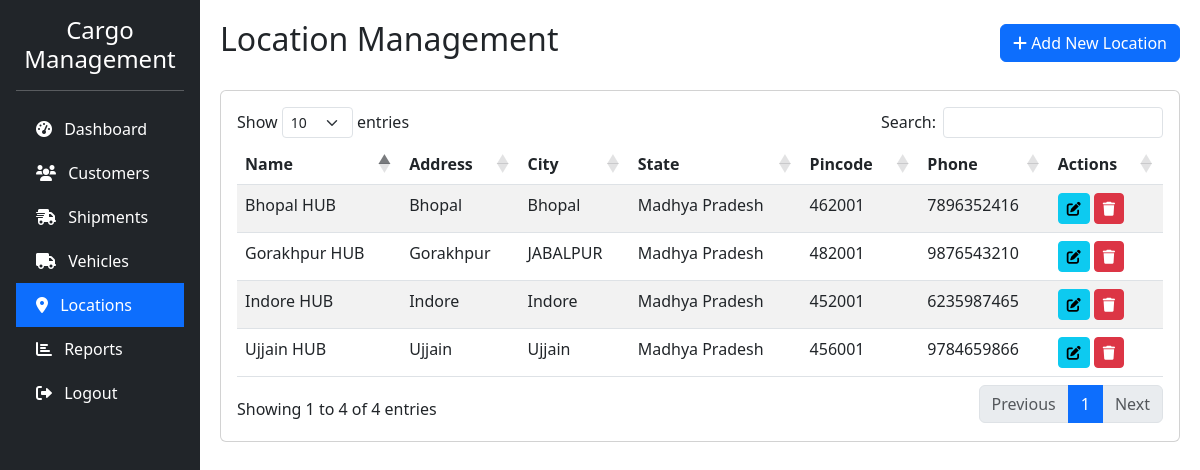
The page /admin/locations.php (signed in) on the database its author committed.
### tables this page shows
CREATE TABLE IF NOT EXISTS `locations` (
  `id` int NOT NULL AUTO_INCREMENT,
  `name` varchar(100) NOT NULL,
  `address` text,
  `city` varchar(50) DEFAULT NULL,
  `state` varchar(50) DEFAULT NULL,
  `pincode` varchar(10) DEFAULT NULL,
  `phone` varchar(15) DEFAULT NULL,
  PRIMARY KEY (`id`)
);

### admin/locations.php (the view, shortened to what this page needs)
<?php
require_once "../config/database.php";
$locations = array();
$sql = "SELECT * FROM locations ORDER BY name";
$result = mysqli_query($conn, $sql);
while($row = mysqli_fetch_assoc($result)){
    $locations[] = $row;
}
?>
<!DOCTYPE html>
<html lang="en">
<head>
    <link href="https://cdn.jsdelivr.net/npm/bootstrap@5.3.0/dist/css/bootstrap.min.css" rel="stylesheet">
    <link rel="stylesheet" href="https://cdnjs.cloudflare.com/ajax/libs/font-awesome/6.0.0/css/all.min.css">
    <link href="https://cdn.datatables.net/1.11.5/css/dataTables.bootstrap5.min.css" rel="stylesheet">
</head>
<body>
    <div class="container-fluid">
        <div class="row">
            <div class="col-md-3 col-lg-2 px-0 sidebar">
                <div class="p-3">
                    <h4 class="text-center">Cargo Management</h4>
                    <hr>
                    <ul class="nav flex-column">
                        <li class="nav-item">
                            <a class="nav-link" href="dashboard.php">
                                <i class="fas fa-tachometer-alt me-2"></i> Dashboard
                            </a>
                        </li>
                        <li class="nav-item">
                            <a class="nav-link" href="customers.php">
                                <i class="fas fa-users me-2"></i> Customers
                            </a>
                        </li>
                        <li class="nav-item">
                            <a class="nav-link" href="shipments.php">
                                <i class="fas fa-shipping-fast me-2"></i> Shipments
                            </a>
                        </li>
                        <li class="nav-item">
                            <a class="nav-link" href="vehicles.php">
                                <i class="fas fa-truck me-2"></i> Vehicles
                            </a>
                        </li>
                        <li class="nav-item">
                            <a class="nav-link active" href="locations.php">
                                <i class="fas fa-map-marker-alt me-2"></i> Locations
                            </a>
                        </li>
                        <li class="nav-item">
                            <a class="nav-link" href="reports.php">
                                <i class="fas fa-chart-bar me-2"></i> Reports
                            </a>
                        </li>
                        <li class="nav-item">
                            <a class="nav-link" href="../logout.php">
                                <i class="fas fa-sign-out-alt me-2"></i> Logout
                            </a>
                        </li>
                    </ul>
                </div>
            </div>
            <div class="col-md-9 col-lg-10 main-content">
                <div class="d-flex justify-content-between align-items-center mb-4">
                    <h2>Location Management</h2>
                    <button type="button" class="btn btn-primary" data-bs-toggle="modal" data-bs-target="#addLocationModal">
                        <i class="fas fa-plus"></i> Add New Location
                    </button>
                </div>
                <div class="card">
                    <div class="card-body">
                        <div class="table-responsive">
                            <table id="locationsTable" class="table table-striped">
                                <thead>
                                    <tr>
                                        <th>Name</th>
                                        <th>Address</th>
                                        <th>City</th>
                                        <th>State</th>
                                        <th>Pincode</th>
                                        <th>Phone</th>
                                        <th>Actions</th>
                                    </tr>
                                </thead>
                                <tbody>
                                    <?php foreach($locations as $location): ?>
                                    <tr>
                                        <td><?php echo htmlspecialchars($location['name']); ?></td>
                                        <td><?php echo htmlspecialchars($location['address']); ?></td>
                                        <td><?php echo htmlspecialchars($location['city']); ?></td>
                                        <td><?php echo htmlspecialchars($location['state']); ?></td>
                                        <td><?php echo htmlspecialchars($location['pincode']); ?></td>
                                        <td><?php echo htmlspecialchars($location['phone']); ?></td>
                                        <td>
                                            <button type="button" class="btn btn-sm btn-info" data-bs-toggle="modal" data-bs-target="#editLocationModal<?php echo $location['id']; ?>">
                                                <i class="fas fa-edit"></i>
                                            </button>
                                            <a href="locations.php?delete=<?php echo $location['id']; ?>" class="btn btn-sm btn-danger" onclick="return confirm('Are you sure you want to delete this location?')">
                                                <i class="fas fa-trash"></i>
                                            </a>
                                        </td>
                                    </tr>
                                    <?php endforeach; ?>
                                </tbody>
                            </table>
                        </div>
                    </div>
                </div>
            </div>
        </div>
    </div>
</body>
</html>

### admin/locations.php (style rules this page uses)
.sidebar { min-height: 100vh; background-color: #212529; color: #fff; }
.sidebar .nav-link { color: #fff; padding: 10px 20px; }
.sidebar .nav-link.active { background-color: #0d6efd; }
.main-content { padding: 20px; }

### rows shown on the page
locations: name "Bhopal HUB", address "Bhopal", city "Bhopal", state "Madhya Pradesh", pincode "462001", phone "7896352416"
locations: name "Gorakhpur HUB", address "Gorakhpur", city "JABALPUR", state "Madhya Pradesh", pincode "482001", phone "9876543210"
locations: name "Indore HUB", address "Indore", city "Indore", state "Madhya Pradesh", pincode "452001", phone "6235987465"
locations: name "Ujjain HUB", address "Ujjain", city "Ujjain", state "Madhya Pradesh", pincode "456001", phone "9784659866"
